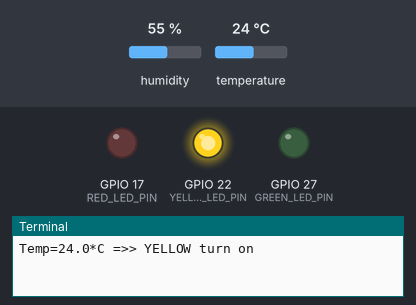
This program was run on a simulated Raspberry Pi (BCM pin numbers). On the bench: output pins drawn as LEDs (lit = HIGH), the last lines printed to the terminal. The inputs (shaded band) are chosen by the test bench; at power-on: temperature 24 °C, humidity 55 %.

Above: at 1.2 s.
1.3 s: temperature set to 21 °C
4.7 s: temperature set to 18 °C
At 6.1 s:
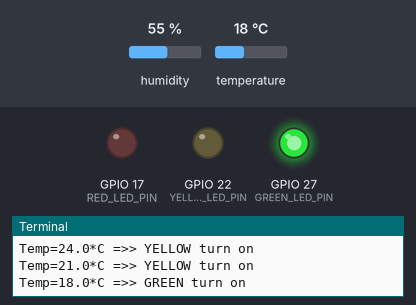
8.1 s: temperature set to 28 °C
At 8.9 s:
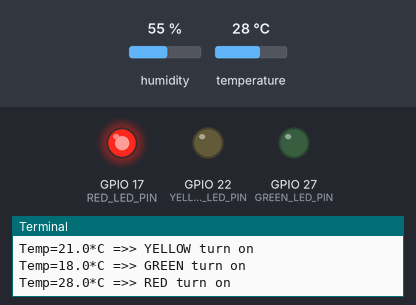
11.5 s: temperature set to 26 °C
At 14.5 s:
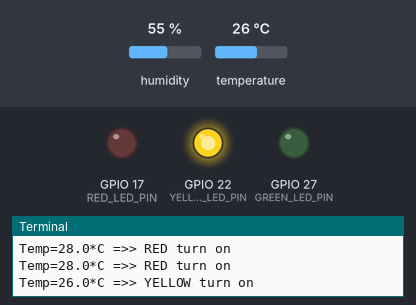
14.9 s: temperature set to 12 °C
At 16.2 s:
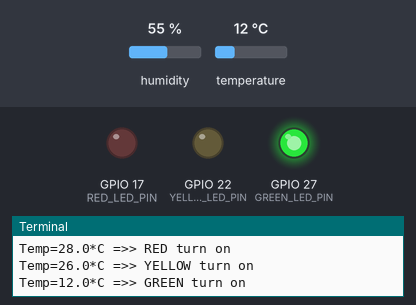
Timing chart, 0 to 17.9 s (numbered marks = the images above; inputs shaded):
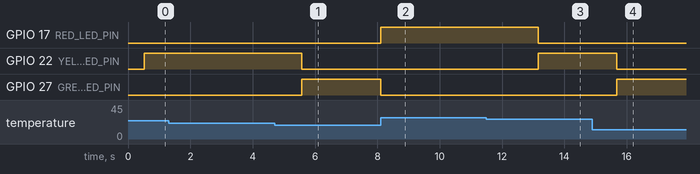

Measured:
- the behaviour switches between 20 and 19 °C on temperature (found by bisection; images 0 and 1)
- the behaviour switches between 28 and 27 °C on temperature (found by bisection; images 2 and 3)
- after the input at 4.7 s, GPIO 22 (YELLOW_LED_PIN): HIGH → LOW after 0.88 s; GPIO 27 (GREEN_LED_PIN): LOW → HIGH after 0.88 s
- after the input at 8.1 s, GPIO 17 (RED_LED_PIN): LOW → HIGH at once; GPIO 27 (GREEN_LED_PIN): HIGH → LOW at once
- after the input at 11.5 s, GPIO 17 (RED_LED_PIN): HIGH → LOW after 1.7 s; GPIO 22 (YELLOW_LED_PIN): LOW → HIGH after 1.7 s
- after the input at 14.9 s, GPIO 22 (YELLOW_LED_PIN): HIGH → LOW after 0.78 s; GPIO 27 (GREEN_LED_PIN): LOW → HIGH after 0.78 s

The program:

Lab2.5_DHTSensor_Led.py
```python
from time import sleep
import RPi.GPIO as GPIO
import Adafruit_DHT #library of sensor DHT

GPIO.setmode(GPIO.BCM)
RED_LED_PIN = 17 #GPIO = 11 BOARD
GREEN_LED_PIN = 27 #GPIO = 13 BOARD
YELLOW_LED_PIN = 22 #GPIO = 15 BOARD

GPIO.setup(17, GPIO.OUT)
GPIO.setup(27, GPIO.OUT)
GPIO.setup(22, GPIO.OUT)

DHT_SENSOR = Adafruit_DHT.DHT11
DHT_PIN = 4 #GPIO = 7 BOARD
while True:
    humidity, temperature = Adafruit_DHT.read(DHT_SENSOR, DHT_PIN)
    if temperature > 27:
        GPIO.output(GREEN_LED_PIN, GPIO.LOW)
        GPIO.output(YELLOW_LED_PIN, GPIO.LOW)
        GPIO.output(RED_LED_PIN, GPIO.HIGH)
        print("Temp={0:0.1f}*C =>> RED turn on".format(temperature, humidity))
    elif temperature <= 27 and temperature >= 20:
        GPIO.output(GREEN_LED_PIN, GPIO.LOW)
        GPIO.output(RED_LED_PIN, GPIO.LOW)

        GPIO.output(YELLOW_LED_PIN, GPIO.HIGH)
        print("Temp={0:0.1f}*C =>> YELLOW turn on".format(temperature, humidity))
    elif temperature < 20:
        GPIO.output(RED_LED_PIN, GPIO.LOW)
        GPIO.output(YELLOW_LED_PIN, GPIO.LOW)
        GPIO.output(GREEN_LED_PIN, GPIO.HIGH)
        print("Temp={0:0.1f}*C =>> GREEN turn on".format(temperature, humidity))
    sleep(2)
```
